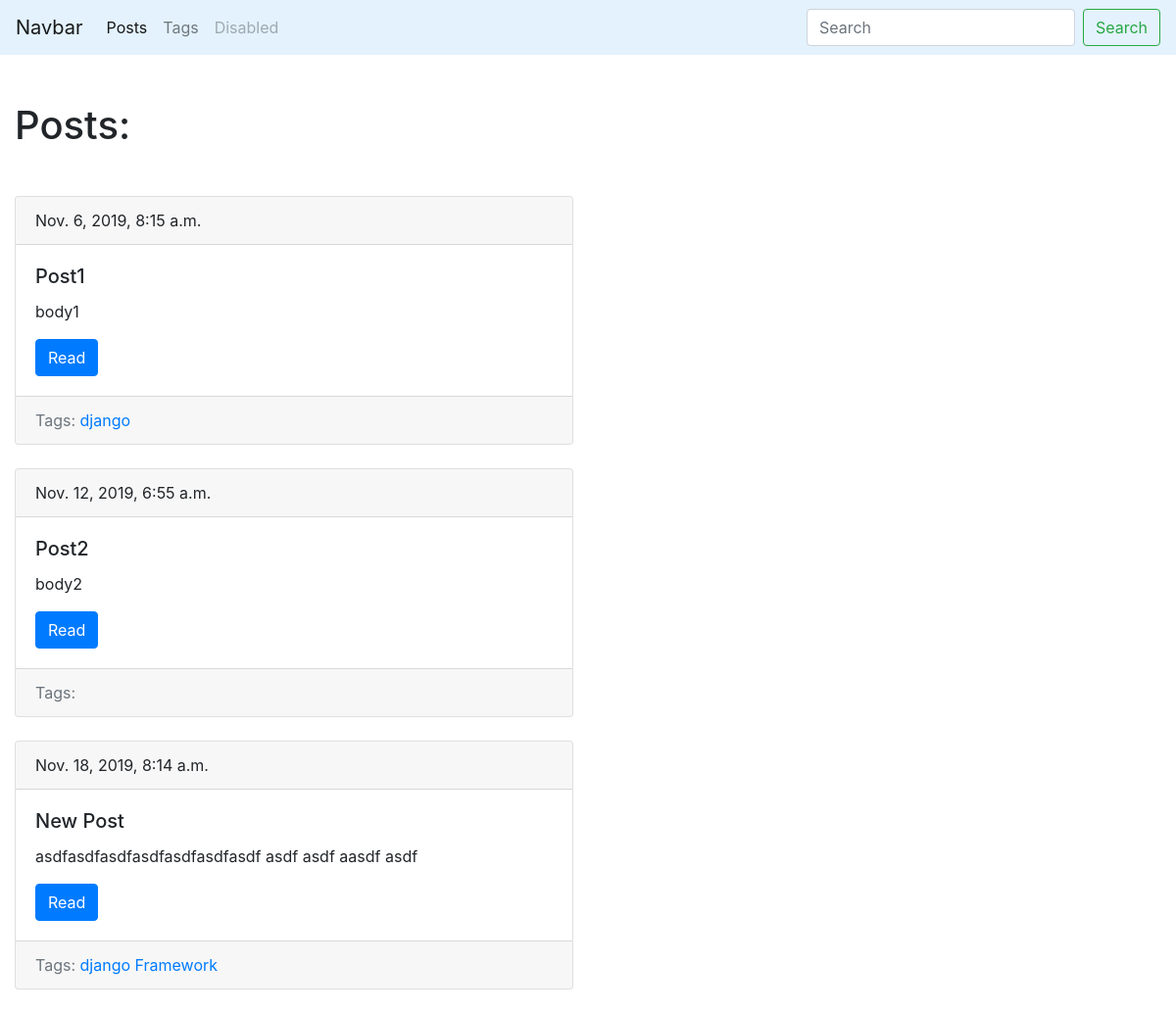
The page /blog/ on the database as committed earlier.
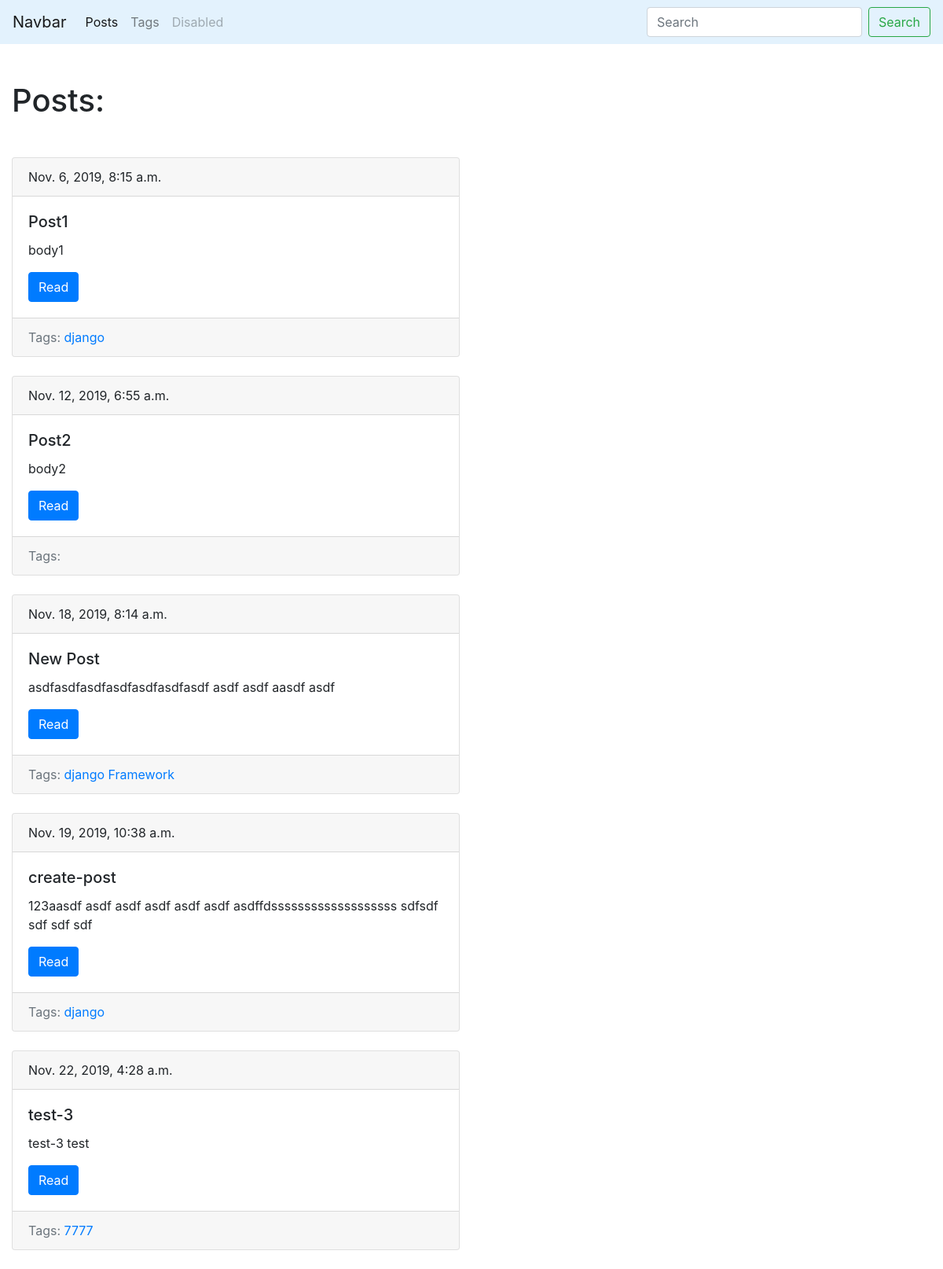
The same page on the database as committed later.
### blog/models.py (models this page shows, shortened)
class Post(models.Model):
    title = models.CharField(max_length=150, db_index=True)
    slug = models.SlugField(max_length=150, blank=True, unique=True)
    body = models.TextField(blank=True, db_index=True)
    tags = models.ManyToManyField('Tag', blank=True, related_name='posts')
    date_pub = models.DateTimeField(auto_now_add=True)
    def get_absolute_url(self):
        return reverse('post_detail_url', kwargs={'slug': self.slug})

class Tag(models.Model):
    title = models.CharField(max_length=50)
    slug = models.SlugField(max_length=50, unique=True)
    def get_absolute_url(self):
        return reverse('tag_detail_url', kwargs={'slug': self.slug})

### blog/views.py (the view)
# urls.py: path('', PostList.as_view(), name='post_list_url'),
class PostList(ObjectListMixin, View):
    model = Post
    template = 'blog/index.html'

### blog/utils.py (called while the page is built)
    def get(self, request):
        obj = self.model.objects.all()
        return render(request, self.template, context={self.model.__name__.lower() + 's': obj})

### blog/templates/blog/index.html (shortened to what this page needs)
    {% extends 'blog/base_blog.html' %}
    {% block content %}
    <h1 class="mb-5">Posts:</h1>
        {% for post in posts %}
            {% include 'blog/includes/post_card_template.html' %}
        {% endfor %}
    {% endblock %}

### blog/templates/blog/includes/post_card_template.html
  <div class="card mb-4">
      <div class="card-header">
              {{ post.date_pub }}
      </div>
      <div class="card-body">
           <h5 class="card-title">{{post.title}}</h5>
           <p class="card-text">{{post.body|truncatewords:15}}</p>
           <a href="{{post.get_absolute_url}}" class="btn btn-primary">Read</a>
      </div>
           <div class="card-footer text-muted">
               Tags:
                {% for tag in post.tags.all %}
                  <a href="{{tag.get_absolute_url}}"> {{tag.title}}</a>
                {% endfor %}
           </div>
  </div>

Rows that differ between the two databases and show on the page:
added Post: date_pub "Nov. 19, 2019, 10:38 a.m.", title "create-post", body "123aasdf asdf asdf asdf asdf asdf asdffdsssssssssssssssssss sdfsdf sdf sdf sdf", Tag (title "django")
added Post: date_pub "Nov. 22, 2019, 4:28 a.m.", title "test-3", body "test-3 test"
now on this page (row edited): Tag: title "7777", shown under "Nov. 22, 2019, 4:28 a.m."
